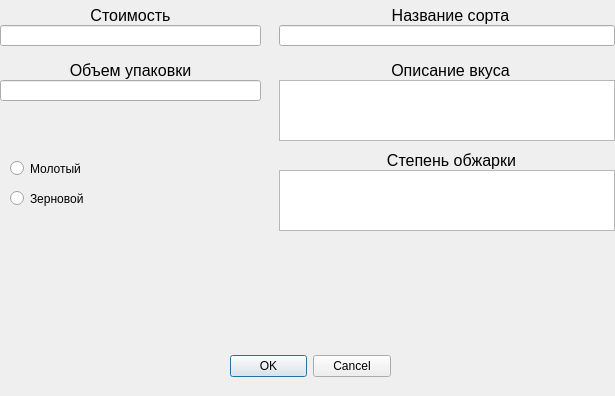
<?xml version="1.0" encoding="UTF-8"?>
<ui version="4.0">
 <class>Dialog</class>
 <widget class="QDialog" name="Dialog">
  <property name="geometry">
   <rect>
    <x>0</x>
    <y>0</y>
    <width>615</width>
    <height>396</height>
   </rect>
  </property>
  <property name="windowTitle">
   <string>Dialog</string>
  </property>
  <widget class="QDialogButtonBox" name="buttonBox">
   <property name="geometry">
    <rect>
     <x>230</x>
     <y>350</y>
     <width>161</width>
     <height>32</height>
    </rect>
   </property>
   <property name="orientation">
    <enum>Qt::Horizontal</enum>
   </property>
   <property name="standardButtons">
    <set>QDialogButtonBox::Cancel|QDialogButtonBox::Ok</set>
   </property>
  </widget>
  <widget class="QLineEdit" name="title">
   <property name="geometry">
    <rect>
     <x>279</x>
     <y>25</y>
     <width>336</width>
     <height>21</height>
    </rect>
   </property>
  </widget>
  <widget class="QTextEdit" name="description">
   <property name="geometry">
    <rect>
     <x>279</x>
     <y>80</y>
     <width>336</width>
     <height>61</height>
    </rect>
   </property>
   <property name="sizeAdjustPolicy">
    <enum>QAbstractScrollArea::AdjustIgnored</enum>
   </property>
  </widget>
  <widget class="QLabel" name="label">
   <property name="geometry">
    <rect>
     <x>0</x>
     <y>0</y>
     <width>261</width>
     <height>31</height>
    </rect>
   </property>
   <property name="font">
    <font>
     <family>System</family>
     <pointsize>12</pointsize>
    </font>
   </property>
   <property name="text">
    <string>Стоимость</string>
   </property>
   <property name="alignment">
    <set>Qt::AlignCenter</set>
   </property>
  </widget>
  <widget class="QLabel" name="label_2">
   <property name="geometry">
    <rect>
     <x>280</x>
     <y>0</y>
     <width>341</width>
     <height>31</height>
    </rect>
   </property>
   <property name="font">
    <font>
     <family>System</family>
     <pointsize>12</pointsize>
    </font>
   </property>
   <property name="text">
    <string>Название сорта</string>
   </property>
   <property name="alignment">
    <set>Qt::AlignCenter</set>
   </property>
  </widget>
  <widget class="QLabel" name="label_3">
   <property name="geometry">
    <rect>
     <x>280</x>
     <y>60</y>
     <width>341</width>
     <height>21</height>
    </rect>
   </property>
   <property name="font">
    <font>
     <family>System</family>
     <pointsize>12</pointsize>
    </font>
   </property>
   <property name="text">
    <string>Описание вкуса</string>
   </property>
   <property name="alignment">
    <set>Qt::AlignCenter</set>
   </property>
  </widget>
  <widget class="QTextEdit" name="textEdit">
   <property name="geometry">
    <rect>
     <x>279</x>
     <y>170</y>
     <width>336</width>
     <height>61</height>
    </rect>
   </property>
  </widget>
  <widget class="QLabel" name="label_5">
   <property name="geometry">
    <rect>
     <x>286</x>
     <y>150</y>
     <width>331</width>
     <height>21</height>
    </rect>
   </property>
   <property name="font">
    <font>
     <family>System</family>
     <pointsize>12</pointsize>
    </font>
   </property>
   <property name="text">
    <string>Степень обжарки</string>
   </property>
   <property name="alignment">
    <set>Qt::AlignCenter</set>
   </property>
  </widget>
  <widget class="QLineEdit" name="lineEdit">
   <property name="geometry">
    <rect>
     <x>0</x>
     <y>25</y>
     <width>261</width>
     <height>21</height>
    </rect>
   </property>
   <property name="clearButtonEnabled">
    <bool>false</bool>
   </property>
  </widget>
  <widget class="QLabel" name="label_4">
   <property name="geometry">
    <rect>
     <x>0</x>
     <y>60</y>
     <width>261</width>
     <height>21</height>
    </rect>
   </property>
   <property name="font">
    <font>
     <family>System</family>
     <pointsize>12</pointsize>
    </font>
   </property>
   <property name="text">
    <string>Объем упаковки</string>
   </property>
   <property name="alignment">
    <set>Qt::AlignCenter</set>
   </property>
  </widget>
  <widget class="QLineEdit" name="lineEdit_2">
   <property name="geometry">
    <rect>
     <x>0</x>
     <y>80</y>
     <width>261</width>
     <height>21</height>
    </rect>
   </property>
   <property name="clearButtonEnabled">
    <bool>false</bool>
   </property>
  </widget>
  <widget class="QRadioButton" name="radioButton">
   <property name="geometry">
    <rect>
     <x>10</x>
     <y>190</y>
     <width>101</width>
     <height>17</height>
    </rect>
   </property>
   <property name="font">
    <font>
     <family>System</family>
    </font>
   </property>
   <property name="text">
    <string>Зерновой</string>
   </property>
   <attribute name="buttonGroup">
    <string notr="true">buttonGroup</string>
   </attribute>
  </widget>
  <widget class="QRadioButton" name="radioButton_2">
   <property name="geometry">
    <rect>
     <x>10</x>
     <y>160</y>
     <width>91</width>
     <height>17</height>
    </rect>
   </property>
   <property name="font">
    <font>
     <family>System</family>
    </font>
   </property>
   <property name="text">
    <string>Молотый</string>
   </property>
   <attribute name="buttonGroup">
    <string notr="true">buttonGroup</string>
   </attribute>
  </widget>
 </widget>
 <resources/>
 <connections>
  <connection>
   <sender>buttonBox</sender>
   <signal>accepted()</signal>
   <receiver>Dialog</receiver>
   <slot>accept()</slot>
   <hints>
    <hint type="sourcelabel">
     <x>248</x>
     <y>254</y>
    </hint>
    <hint type="destinationlabel">
     <x>157</x>
     <y>274</y>
    </hint>
   </hints>
  </connection>
  <connection>
   <sender>buttonBox</sender>
   <signal>rejected()</signal>
   <receiver>Dialog</receiver>
   <slot>reject()</slot>
   <hints>
    <hint type="sourcelabel">
     <x>316</x>
     <y>260</y>
    </hint>
    <hint type="destinationlabel">
     <x>286</x>
     <y>274</y>
    </hint>
   </hints>
  </connection>
 </connections>
 <buttongroups>
  <buttongroup name="buttonGroup"/>
 </buttongroups>
</ui>
